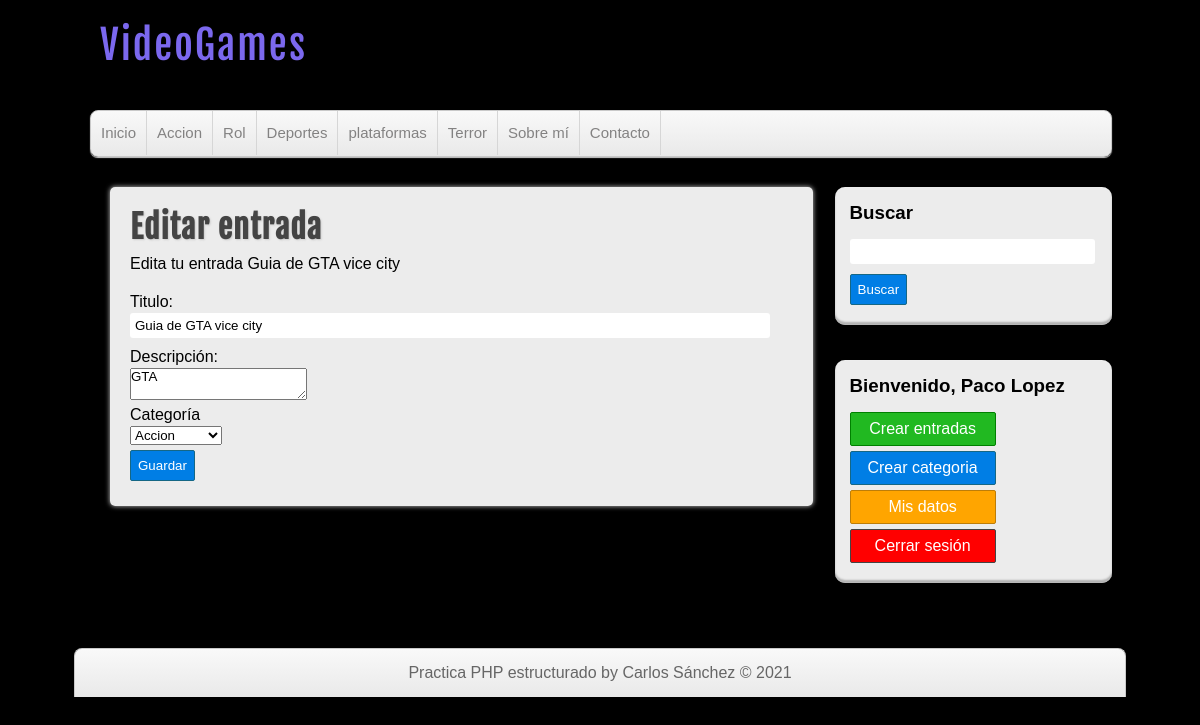
Page /editar-entrada.php?id=11 (signed in) on the committed database.
### tables this page shows
CREATE TABLE IF NOT EXISTS `categorias` (
  `id` int(255) NOT NULL AUTO_INCREMENT,
  `nombre` varchar(100) DEFAULT NULL,
  PRIMARY KEY (`id`)
);

CREATE TABLE IF NOT EXISTS `entradas` (
  `id` int(255) NOT NULL AUTO_INCREMENT,
  `usuario_id` int(255) NOT NULL,
  `categoria_id` int(255) NOT NULL,
  `titulo` varchar(255) NOT NULL,
  `descripcion` mediumtext,
  `fecha` date NOT NULL,
  PRIMARY KEY (`id`),
  KEY `fk_entradas_usuario` (`usuario_id`),
  KEY `fk_entradas_categoria` (`categoria_id`)
);

### includes/helpers.php (called while the page is built, shortened)
<?php
function conseguirCategorias($conexion){
	$sql = "SELECT * FROM categorias ORDER BY id ASC;";
	$categorias = mysqli_query($conexion, $sql);
	$resultado = array();
	if($categorias && mysqli_num_rows($categorias) >= 1){
		$resultado = $categorias;
	}
	return $resultado;
}
function conseguirEntrada($conexion, $id){
	$sql = "SELECT e.*, c.nombre AS 'categoria', CONCAT(u.nombre, ' ', u.apellidos) AS usuario"
		  . " FROM entradas e ".
		   "INNER JOIN categorias c ON e.categoria_id = c.id ".
		   "INNER JOIN usuarios u ON e.usuario_id = u.id ".
		   "WHERE e.id = $id";
	$entrada = mysqli_query($conexion, $sql);
	$resultado = array();
	if($entrada && mysqli_num_rows($entrada) >= 1){
		$resultado = mysqli_fetch_assoc($entrada);
	}
	return $resultado;
}

### editar-entrada.php (the view, shortened to what this page needs)
<?php require_once 'includes/conexion.php'; ?>
<?php require_once 'includes/helpers.php'; ?>
<?php
	$entrada_actual = conseguirEntrada($db, $_GET['id']);
?>
<?php require_once 'includes/cabecera.php'; ?>
<?php require_once 'includes/lateral.php'; ?>
<div id="principal">
	<h1>Editar entrada</h1>
	<p>
		Edita tu entrada <?=$entrada_actual['titulo']?>
	</p>
	<br/>
	<form action="guardar-entrada.php?editar=<?=$entrada_actual['id']?>" method="POST">
		<label for="titulo">Titulo:</label>
		<input type="text" name="titulo" value="<?=$entrada_actual['titulo']?>"/>
		<label for="descripcion">Descripción:</label>
		<textarea name="descripcion"><?=$entrada_actual['descripcion']?></textarea>
		<label for="categoria">Categoría</label>
		<select name="categoria">
			<?php
				$categorias = conseguirCategorias($db);
				if(!empty($categorias)):
				while($categoria = mysqli_fetch_assoc($categorias)):
			?>
			<option value="<?=$categoria['id']?>" <?=($categoria['id'] == $entrada_actual['categoria_id']) ? 'selected="selected"' : '' ?>>
					<?=$categoria['nombre']?>
				</option>
			<?php
				endwhile;
				endif;
			?>
		</select>
		<input type="submit" value="Guardar" />
	</form>
</div>
<?php require_once 'includes/pie.php'; ?>

### includes/cabecera.php (shortened to what this page needs)
<?php require_once 'conexion.php'; ?>
<?php require_once 'includes/helpers.php'; ?>
<!DOCTYPE HTML>
<html lang="es">
	<head>
		<link rel="stylesheet" type="text/css" href="./assets/css/style.css" />
	</head>
	<body id="cuerpo">
		<header id="cabecera">
			<div id="logo">
				<a href="index.php">
				VideoGames
				</a>
			</div>
			<nav id="menu">
				<ul>
					<li>
						<a href="index.php">Inicio</a>
					</li>
					<?php
						$categorias = conseguirCategorias($db);
						if(!empty($categorias)):
							while($categoria = mysqli_fetch_assoc($categorias)):
					?>
								<li>
									<a href="categoria.php?id=<?=$categoria['id']?>"><?=$categoria['nombre']?></a>
								</li>
					<?php
							endwhile;
						endif;
					?>
					<li>
						<a href="index.php">Sobre mí</a>
					</li>
					<li>
						<a href="index.php">Contacto</a>
					</li>
				</ul>
			</nav>
		</header>
		<div id="contenedor">

### assets/css/style.css (style rules this page uses)
* { margin: 0px; padding: 0px; font-family: sans-serif, Helvetica, Arial; text-decoration: none; }
body { background:black; background-size: cover; background-attachment: fixed; transition:all 5s linear; }
#cabecera { width: 85%; height: auto; background: transparent; margin: 0px auto; }
#logo { float:left; width: 540px; height: 110px; }
#logo a { font-family: "fajala", Helvetica; font-size: 40px; letter-spacing: 2px; color: #7B68EE; text-shadow: 0px 0px 0px black, 1px 1px 0px black, 2px 2px 0px black; transition: all 500ms; line-height: 90px; margin-left: 10px; }
#menu { clear: both; width: 100%; height: 45px; background: linear-gradient(to bottom, #f9f9f9 0px, #e9e9e9 100%); border: 1px solid #C9C9C9; border-radius: 8px; box-shadow: 0px 1px 1px #ccc; overflow: hidden; }
#menu ul { list-style: none; }
#menu ul li { float: left; line-height: 44px; border-right: 1px solid #D6D6D6; }
#menu ul li a { display: block; padding-left: 10px; padding-right: 10px; font-size: 15px; color: #838282; }
#contenedor { width: 85%; height: auto; margin: 0px auto; margin-top: 30px; margin-bottom: 30px; }
label, input[type="text"], input[type="email"], input[type="password"] { display: block; width: 95%; margin-top:2px; margin-bottom: 2px; }
input[type="text"], input[type="email"], input[type="password"] { outline:none; border:none; padding: 5px; margin-bottom: 10px; border-radius: 3px; }
input[type="button"], input[type="submit"], .boton { margin-top: 5px; margin-bottom: 5px; display: block; border-radius: 2px; color:white; background: #007ee5; border: 1px solid #156785; cursor:pointer; padding: 7px; }
#principal { float: left; width: 65%; max-height: 700px; background:rgba(249,249,249,.95); border-radius: 5px; box-shadow: 0px 0px 5px #ccc; margin-left: 20px; padding: 20px; overflow: scroll; }
#principal h1 { font-size: 32px; color: #444; letter-spacing: 1px; text-shadow: 1px 1px 2px #ccc; font-family: "fajala"; }
#principal p { margin-top: 8px; }

### rows in the picture
categorias: nombre "Accion"
categorias: nombre "Rol"
categorias: nombre "Deportes"
categorias: nombre "plataformas"
categorias: nombre "Terror"
entradas: titulo "Guia de GTA vice city", descripcion "GTA", categoria "Accion"

### other values in the picture
$_SESSION['usuario']['nombre'] "Paco"
$_SESSION['usuario']['apellidos'] "Lopez"
